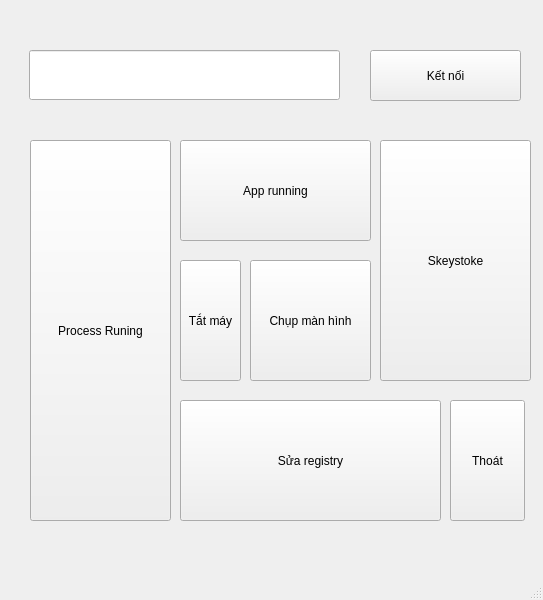
<?xml version="1.0" encoding="UTF-8"?>
<ui version="4.0">
 <class>MainApp</class>
 <widget class="QMainWindow" name="MainApp">
  <property name="geometry">
   <rect>
    <x>0</x>
    <y>0</y>
    <width>543</width>
    <height>600</height>
   </rect>
  </property>
  <property name="windowTitle">
   <string>MainWindow</string>
  </property>
  <widget class="QWidget" name="centralwidget">
   <widget class="QPushButton" name="btnConnect">
    <property name="geometry">
     <rect>
      <x>370</x>
      <y>50</y>
      <width>151</width>
      <height>51</height>
     </rect>
    </property>
    <property name="text">
     <string>Kết nối</string>
    </property>
   </widget>
   <widget class="QLineEdit" name="inputIP">
    <property name="geometry">
     <rect>
      <x>29</x>
      <y>50</y>
      <width>311</width>
      <height>50</height>
     </rect>
    </property>
    <property name="minimumSize">
     <size>
      <width>0</width>
      <height>0</height>
     </size>
    </property>
    <property name="maximumSize">
     <size>
      <width>320</width>
      <height>54</height>
     </size>
    </property>
    <property name="text">
     <string/>
    </property>
   </widget>
   <widget class="QPushButton" name="btnProcessRunning">
    <property name="geometry">
     <rect>
      <x>30</x>
      <y>140</y>
      <width>141</width>
      <height>381</height>
     </rect>
    </property>
    <property name="text">
     <string>Process Runing</string>
    </property>
   </widget>
   <widget class="QPushButton" name="btnAppRunning">
    <property name="geometry">
     <rect>
      <x>180</x>
      <y>140</y>
      <width>191</width>
      <height>101</height>
     </rect>
    </property>
    <property name="text">
     <string>App running</string>
    </property>
   </widget>
   <widget class="QPushButton" name="btnShutDown">
    <property name="geometry">
     <rect>
      <x>180</x>
      <y>260</y>
      <width>61</width>
      <height>121</height>
     </rect>
    </property>
    <property name="text">
     <string>Tắt máy</string>
    </property>
   </widget>
   <widget class="QPushButton" name="btnCapScreen">
    <property name="geometry">
     <rect>
      <x>250</x>
      <y>260</y>
      <width>121</width>
      <height>121</height>
     </rect>
    </property>
    <property name="text">
     <string>Chụp màn hình</string>
    </property>
   </widget>
   <widget class="QPushButton" name="btnEditRegistry">
    <property name="geometry">
     <rect>
      <x>180</x>
      <y>400</y>
      <width>261</width>
      <height>121</height>
     </rect>
    </property>
    <property name="text">
     <string>Sửa registry</string>
    </property>
   </widget>
   <widget class="QPushButton" name="btnSkystoke">
    <property name="geometry">
     <rect>
      <x>380</x>
      <y>140</y>
      <width>151</width>
      <height>241</height>
     </rect>
    </property>
    <property name="text">
     <string>Skeystoke</string>
    </property>
   </widget>
   <widget class="QPushButton" name="btnExit">
    <property name="geometry">
     <rect>
      <x>450</x>
      <y>400</y>
      <width>75</width>
      <height>121</height>
     </rect>
    </property>
    <property name="text">
     <string>Thoát</string>
    </property>
   </widget>
  </widget>
  <widget class="QStatusBar" name="statusbar"/>
 </widget>
 <resources/>
 <connections/>
</ui>
